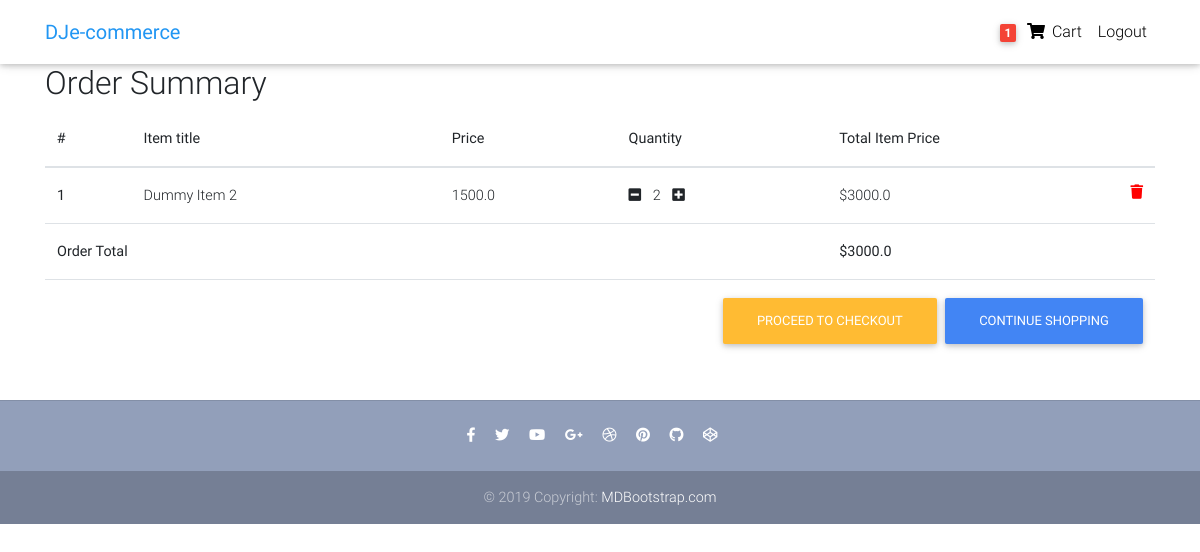
The app's page /order-summary/ (signed in), older data.
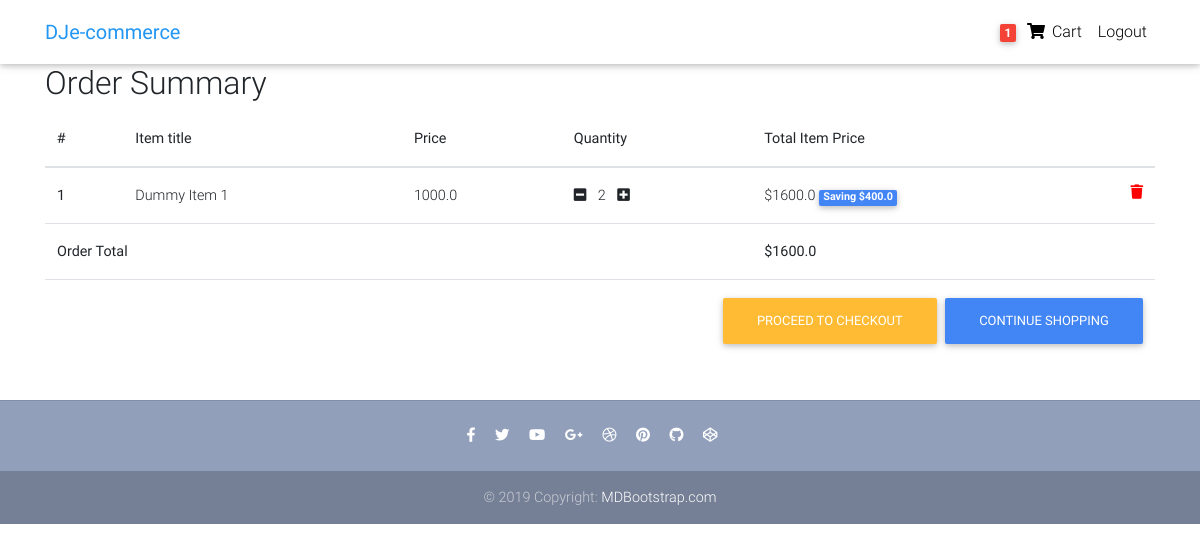
The same page, newer data.
### core/models.py (models this page shows, shortened)
class OrderItem(models.Model):
    user = models.ForeignKey(settings.AUTH_USER_MODEL, on_delete=models.CASCADE)
    item = models.ForeignKey(Item, on_delete=models.CASCADE)
    quantity = models.IntegerField(default=0)
    ordered = models.BooleanField(default=False)
    def get_total_item_price(self):
        return self.quantity * self.item.price
    def get_total_discount_item_price(self):
        return self.quantity * self.item.discount_price
    def get_amount_saved(self):
        return self.get_total_item_price() - self.get_total_discount_item_price()
    def get_final_price(self):
        if self.item.discount_price:
            return self.get_total_discount_item_price()
        return self.get_total_item_price()

class Item(models.Model):
    title = models.CharField(max_length=100)
    price = models.FloatField()
    discount_price = models.FloatField(blank=True, null=True)
    category = models.CharField(choices=CATEGORY_CHOICES, max_length=2)
    label = models.CharField(choices=LABEL_CHOICES, default="P", max_length=2)
    slug = models.SlugField()
    description = models.TextField()

class Order(models.Model):
    user = models.ForeignKey(settings.AUTH_USER_MODEL, on_delete=models.CASCADE)
    items = models.ManyToManyField(OrderItem)
    start_date = models.DateTimeField(auto_now_add=True)
    ordered_date = models.DateTimeField()
    ordered = models.BooleanField(default=False)
    billing_address = models.ForeignKey(
        'BillingAddress', on_delete=models.SET_NULL, blank=True, null=True)
    payment = models.ForeignKey(
        'Payment', on_delete=models.SET_NULL, blank=True, null=True)
    def get_total(self):
        total = 0
        for order_item in self.items.all():
            total += order_item.get_final_price()
        return total

### core/views.py (the view)
# urls.py: path('order-summary/', OrderSummaryView.as_view(), name='order-summary'),
class OrderSummaryView(LoginRequiredMixin, View):
    def get(self, *args, **kwargs):
        try:
            order = Order.objects.get(user=self.request.user, ordered=False)
            context = {
                'object': order
            }
            return render(self.request, 'order_summary.html', context)
        except ObjectDoesNotExist:
            messages.error(self.request, 'You do not have an active order')
            return redirect('/')

### core/templatetags/cart_template_tags.py (called while the page is built)
@register.filter
def cart_item_count(user):
    if user.is_authenticated:
        qs = Order.objects.filter(user=user, ordered=False)
        if qs.exists():
            return qs[0].items.count()
    return 0

### templates/order_summary.html (shortened to what this page needs)
{% extends 'base.html' %}
{% block content %}
<main>
    <div class="container">
        <div class="table-responsive text-nowrap">
            <h2>Order Summary</h2>
            <table class="table">
                <thead>
                    <tr>
                        <th scope="col">#</th>
                        <th scope="col">Item title</th>
                        <th scope="col">Price</th>
                        <th scope="col">Quantity</th>
                        <th scope="col">Total Item Price</th>
                    </tr>
                </thead>
                <tbody>
                    {% for order_item in object.items.all %}
                        <tr>
                            <th scope="row">{{ forloop.counter  }}</th>
                            <td>{{ order_item.item.title }}</td>
                            <td>{{ order_item.item.price }}</td>
                            <td>
                                <a href="{% url 'core:remove-single-item-from-cart' order_item.item.slug %}"><i class="fas fa-minus-square mr-2"></i></a>
                                    {{ order_item.quantity }}
                                <a href="{% url 'core:add-to-cart' order_item.item.slug %}"><i class="fas fa-plus-square ml-2"></i></a>
                            </td>
                            <td>
                                {% if order_item.item.discount_price %}
                                    ${{ order_item.get_total_discount_item_price }}
                                    <span class="badge badge-primary">Saving ${{ order_item.get_amount_saved }}</span>
                                {% else %}
                                    ${{ order_item.get_total_item_price }}
                                {% endif %}
                                <a style="color: red;" href="{% url 'core:remove-from-cart' order_item.item.slug %}">
                                    <i class="fas fa-trash float-right"></i>
                                </a>
                            </td>
                        </tr>
                    {% endfor %}
                    {% if object.get_total %}
                        <tr>
                            <td colspan="4"><b>Order Total</b></td>
                            <td><b>${{ object.get_total }}</b></td>
                        </tr>
                        <tr>
                            <td colspan="5">
                                <a class="btn btn-primary float-right ml-2" href="/">Continue Shopping</a>
                                <a class="btn btn-warning float-right" href="/checkout/">Proceed to Checkout</a>
                            </td>
                        </tr>
                    {% endif %}
                </tbody>
            </table>
        </div>
    </div>
</main>
{% endblock %}

Row changes from the older to the newer data that the page shows:
no longer on this page (row edited): OrderItem: item "Dummy Item 2", item.price "1500.0", quantity "2", get_total_item_price "3000.0"
no longer on this page (row edited): Order: get_total "3000.0"
now on this page (row edited): OrderItem: item "Dummy Item 1", item.price "1000.0", quantity "2", get_total_discount_item_price "1600.0", get_amount_saved "400.0"
added Order: get_total "1600.0"
